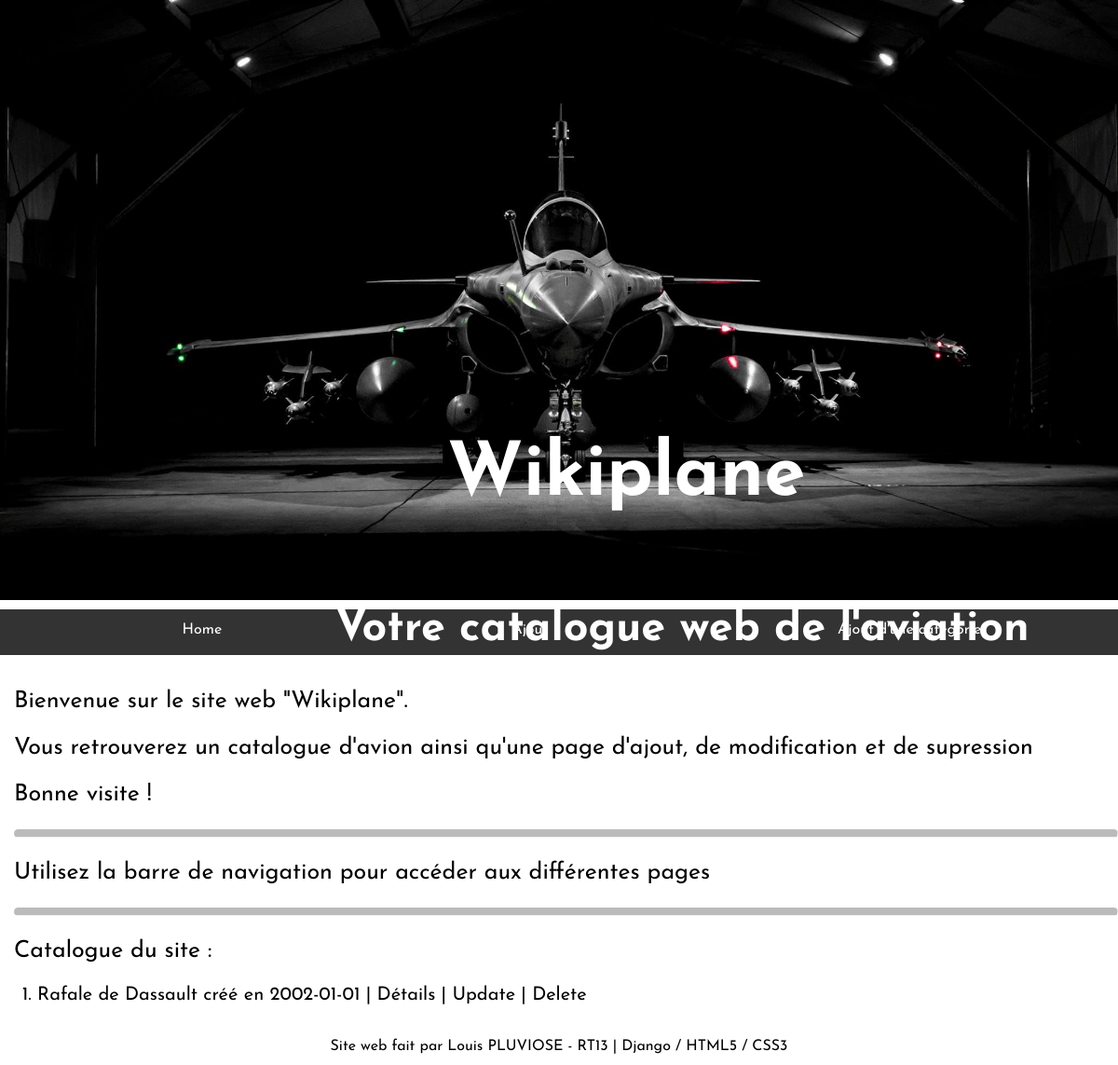
Before: /application/index/ with the older database file.
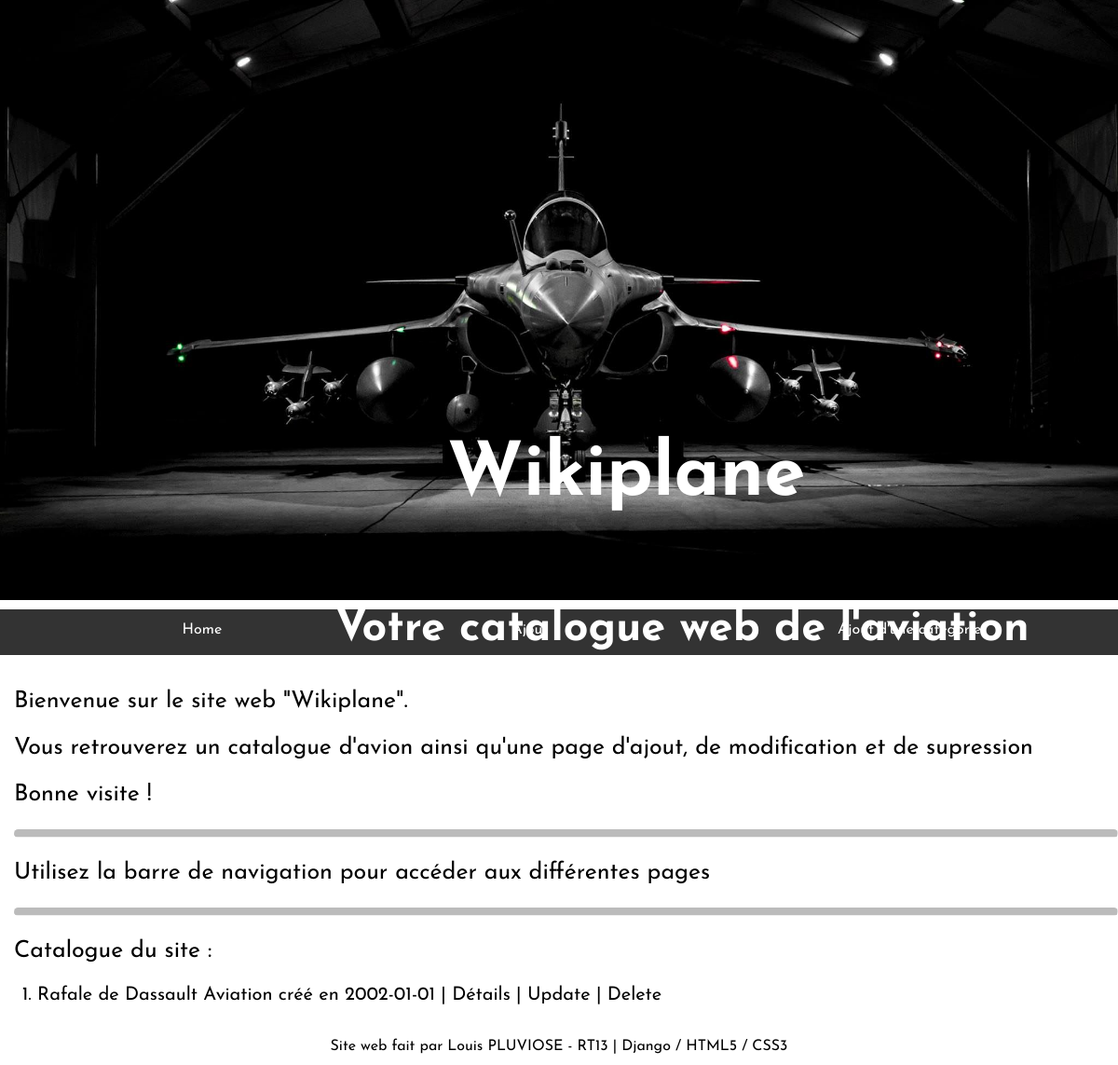
After: the same page with the newer database file.
### application/models.py (models this page shows, shortened)
class Avion(models.Model):
    nom = models.CharField(max_length=100)
    constructeur = models.CharField(max_length=100)
    date_production = models.DateField(blank=True, null=True)
    nombre_appareils = models.IntegerField(blank=False)
    presentation = models.TextField(null=True, blank=True)
    categorie = models.ForeignKey("categorie", on_delete=models.CASCADE, default=None)
    def __str__(self):
        chaine = f"{self.nom} de {self.constructeur} créé en {self.date_production}"
        return chaine

### application/views.py (the view)
# urls.py: path("index/", views.index, name='index'),
def index(request):
    liste = list(models.Avion.objects.all())
    return render(request, 'application/index.html', {'liste': liste})

### application/templates/application/index.html
{% extends 'main.html' %}
{% block content %}
<div class="textepresentation">
<p>Bienvenue sur le site web "Wikiplane".</p>
<p>Vous retrouverez un catalogue d'avion ainsi qu'une page d'ajout, de modification et de supression</p>
<p>Bonne visite !</p>
<hr class="rounded">
<p>Utilisez la barre de navigation pour accéder aux différentes pages</p>
<hr class="rounded">
<p>Catalogue du site : </p>
</div>
<ol>
    {% for l in liste %}
        <li> {{l}} <a href="/application/affiche/{{l.id}}"> | Détails </a><a href="/application/update/{{l.id}}"> | Update </a><a href="/application/delete/{{l.id}}"> | Delete</a></li>
    {% endfor %}
</ol>
{% endblock %}

Changed rows visible on the page:
removed Avion: nom+constructeur+date_production "Rafale de Dassault créé en 2002-01-01"
added Avion: nom+constructeur+date_production "Rafale de Dassault Aviation créé en 2002-01-01"
